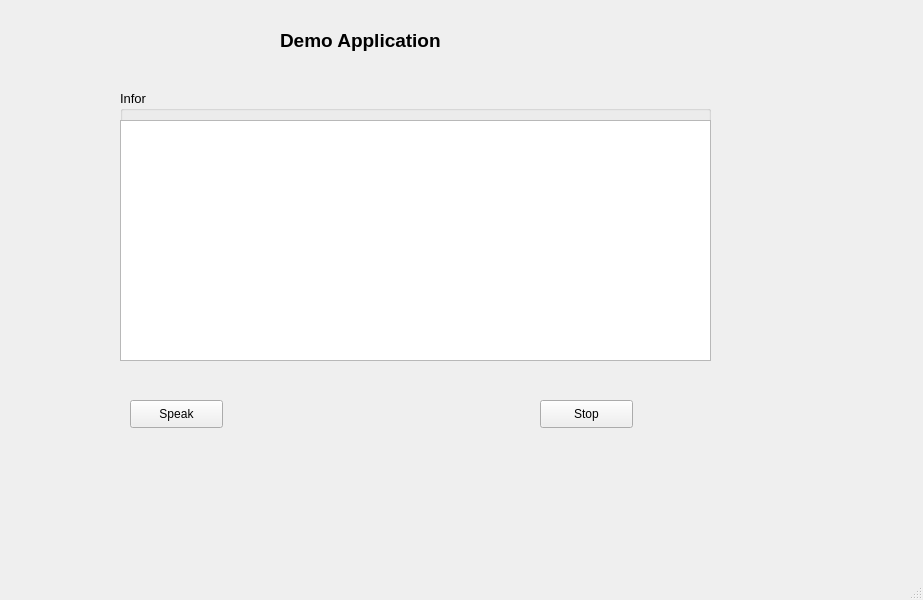
<?xml version="1.0" encoding="UTF-8"?>
<ui version="4.0">
 <class>MainWindow</class>
 <widget class="QMainWindow" name="MainWindow">
  <property name="geometry">
   <rect>
    <x>0</x>
    <y>0</y>
    <width>923</width>
    <height>600</height>
   </rect>
  </property>
  <property name="windowTitle">
   <string>MainWindow</string>
  </property>
  <widget class="QWidget" name="centralwidget">
   <widget class="QLabel" name="label">
    <property name="geometry">
     <rect>
      <x>280</x>
      <y>20</y>
      <width>221</width>
      <height>41</height>
     </rect>
    </property>
    <property name="font">
     <font>
      <pointsize>14</pointsize>
      <weight>75</weight>
      <bold>true</bold>
     </font>
    </property>
    <property name="text">
     <string>Demo Application</string>
    </property>
   </widget>
   <widget class="QGroupBox" name="groupBox">
    <property name="geometry">
     <rect>
      <x>120</x>
      <y>90</y>
      <width>591</width>
      <height>271</height>
     </rect>
    </property>
    <property name="font">
     <font>
      <pointsize>10</pointsize>
     </font>
    </property>
    <property name="title">
     <string>Infor</string>
    </property>
    <widget class="QTextEdit" name="txtEditInfo">
     <property name="geometry">
      <rect>
       <x>0</x>
       <y>30</y>
       <width>591</width>
       <height>241</height>
      </rect>
     </property>
    </widget>
   </widget>
   <widget class="QPushButton" name="pushButton">
    <property name="geometry">
     <rect>
      <x>130</x>
      <y>400</y>
      <width>93</width>
      <height>28</height>
     </rect>
    </property>
    <property name="text">
     <string>Speak</string>
    </property>
   </widget>
   <widget class="QPushButton" name="pushButton_2">
    <property name="geometry">
     <rect>
      <x>540</x>
      <y>400</y>
      <width>93</width>
      <height>28</height>
     </rect>
    </property>
    <property name="text">
     <string>Stop</string>
    </property>
   </widget>
  </widget>
  <widget class="QMenuBar" name="menubar">
   <property name="geometry">
    <rect>
     <x>0</x>
     <y>0</y>
     <width>923</width>
     <height>26</height>
    </rect>
   </property>
  </widget>
  <widget class="QStatusBar" name="statusbar"/>
 </widget>
 <resources/>
 <connections/>
</ui>
